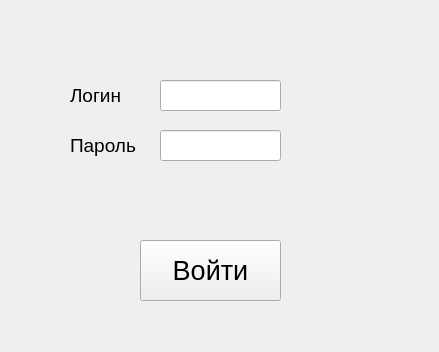
<?xml version="1.0" encoding="UTF-8"?>
<ui version="4.0">
 <class>Form</class>
 <widget class="QWidget" name="Form">
  <property name="geometry">
   <rect>
    <x>0</x>
    <y>0</y>
    <width>439</width>
    <height>352</height>
   </rect>
  </property>
  <property name="windowTitle">
   <string>Form</string>
  </property>
  <widget class="QPushButton" name="pushButton">
   <property name="geometry">
    <rect>
     <x>140</x>
     <y>240</y>
     <width>141</width>
     <height>61</height>
    </rect>
   </property>
   <property name="font">
    <font>
     <pointsize>20</pointsize>
    </font>
   </property>
   <property name="text">
    <string>Войти</string>
   </property>
   <property name="autoRepeatDelay">
    <number>300</number>
   </property>
   <property name="autoRepeatInterval">
    <number>100</number>
   </property>
  </widget>
  <widget class="QLabel" name="label">
   <property name="geometry">
    <rect>
     <x>70</x>
     <y>80</y>
     <width>71</width>
     <height>31</height>
    </rect>
   </property>
   <property name="font">
    <font>
     <pointsize>14</pointsize>
    </font>
   </property>
   <property name="text">
    <string>Логин</string>
   </property>
  </widget>
  <widget class="QLabel" name="label_2">
   <property name="geometry">
    <rect>
     <x>70</x>
     <y>130</y>
     <width>71</width>
     <height>31</height>
    </rect>
   </property>
   <property name="font">
    <font>
     <pointsize>14</pointsize>
    </font>
   </property>
   <property name="text">
    <string>Пароль</string>
   </property>
  </widget>
  <widget class="QLineEdit" name="lineEdit">
   <property name="geometry">
    <rect>
     <x>160</x>
     <y>80</y>
     <width>121</width>
     <height>31</height>
    </rect>
   </property>
  </widget>
  <widget class="QLineEdit" name="lineEdit_2">
   <property name="geometry">
    <rect>
     <x>160</x>
     <y>130</y>
     <width>121</width>
     <height>31</height>
    </rect>
   </property>
  </widget>
 </widget>
 <resources/>
 <connections/>
</ui>
